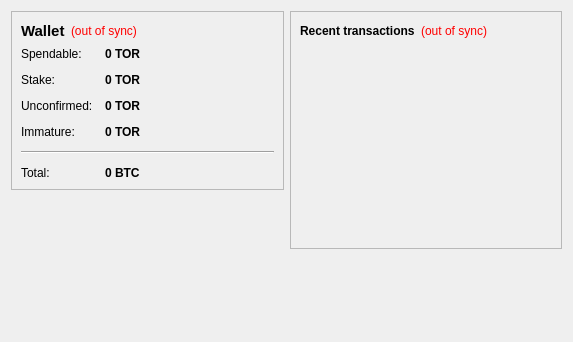
<?xml version="1.0" encoding="UTF-8"?>
<ui version="4.0">
 <class>OverviewPage</class>
 <widget class="QWidget" name="OverviewPage">
  <property name="geometry">
   <rect>
    <x>0</x>
    <y>0</y>
    <width>573</width>
    <height>342</height>
   </rect>
  </property>
  <property name="windowTitle">
   <string>Form</string>
  </property>
  <layout class="QHBoxLayout" name="horizontalLayout" stretch="1,1">
   <item>
    <layout class="QVBoxLayout" name="verticalLayout_2">
     <item>
      <widget class="QFrame" name="frame">
       <property name="frameShape">
        <enum>QFrame::StyledPanel</enum>
       </property>
       <property name="frameShadow">
        <enum>QFrame::Raised</enum>
       </property>
       <layout class="QVBoxLayout" name="verticalLayout_4">
        <item>
         <layout class="QHBoxLayout" name="horizontalLayout_4">
          <item>
           <widget class="QLabel" name="label_5">
            <property name="font">
             <font>
              <pointsize>11</pointsize>
              <weight>75</weight>
              <bold>true</bold>
             </font>
            </property>
            <property name="text">
             <string>Wallet</string>
            </property>
           </widget>
          </item>
          <item>
           <widget class="QLabel" name="labelWalletStatus">
            <property name="toolTip">
             <string>The displayed information may be out of date. Your wallet automatically synchronizes with the torcoin network after a connection is established, but this process has not completed yet.</string>
            </property>
            <property name="styleSheet">
             <string notr="true">QLabel { color: red; }</string>
            </property>
            <property name="text">
             <string notr="true">(out of sync)</string>
            </property>
            <property name="alignment">
             <set>Qt::AlignLeading|Qt::AlignLeft|Qt::AlignVCenter</set>
            </property>
           </widget>
          </item>
          <item>
           <spacer name="horizontalSpacer_2">
            <property name="orientation">
             <enum>Qt::Horizontal</enum>
            </property>
            <property name="sizeHint" stdset="0">
             <size>
              <width>40</width>
              <height>20</height>
             </size>
            </property>
           </spacer>
          </item>
         </layout>
        </item>
        <item>
         <layout class="QFormLayout" name="formLayout_2">
          <property name="fieldGrowthPolicy">
           <enum>QFormLayout::AllNonFixedFieldsGrow</enum>
          </property>
          <property name="horizontalSpacing">
           <number>12</number>
          </property>
          <property name="verticalSpacing">
           <number>12</number>
          </property>
          <item row="0" column="0">
           <widget class="QLabel" name="label">
            <property name="text">
             <string>Spendable:</string>
            </property>
           </widget>
          </item>
          <item row="0" column="1">
           <widget class="QLabel" name="labelBalance">
            <property name="font">
             <font>
              <weight>75</weight>
              <bold>true</bold>
             </font>
            </property>
            <property name="cursor">
             <cursorShape>IBeamCursor</cursorShape>
            </property>
            <property name="toolTip">
             <string>Your current spendable balance</string>
            </property>
            <property name="text">
             <string notr="true">0 TOR</string>
            </property>
            <property name="textInteractionFlags">
             <set>Qt::LinksAccessibleByMouse|Qt::TextSelectableByKeyboard|Qt::TextSelectableByMouse</set>
            </property>
           </widget>
          </item>
          <item row="1" column="0">
           <widget class="QLabel" name="label_6">
            <property name="text">
             <string>Stake:</string>
            </property>
           </widget>
          </item>
          <item row="1" column="1">
           <widget class="QLabel" name="labelStake">
            <property name="font">
             <font>
              <weight>75</weight>
              <bold>true</bold>
             </font>
            </property>
            <property name="cursor">
             <cursorShape>IBeamCursor</cursorShape>
            </property>
            <property name="toolTip">
             <string>Total of coins that was staked, and do not yet count toward the current balance</string>
            </property>
            <property name="text">
             <string notr="true">0 TOR</string>
            </property>
            <property name="textInteractionFlags">
             <set>Qt::LinksAccessibleByMouse|Qt::TextSelectableByKeyboard|Qt::TextSelectableByMouse</set>
            </property>
           </widget>
          </item>
          <item row="2" column="0">
           <widget class="QLabel" name="label_3">
            <property name="text">
             <string>Unconfirmed:</string>
            </property>
           </widget>
          </item>
          <item row="2" column="1">
           <widget class="QLabel" name="labelUnconfirmed">
            <property name="font">
             <font>
              <weight>75</weight>
              <bold>true</bold>
             </font>
            </property>
            <property name="cursor">
             <cursorShape>IBeamCursor</cursorShape>
            </property>
            <property name="toolTip">
             <string>Total of transactions that have yet to be confirmed, and do not yet count toward the current balance</string>
            </property>
            <property name="text">
             <string notr="true">0 TOR</string>
            </property>
            <property name="textInteractionFlags">
             <set>Qt::LinksAccessibleByMouse|Qt::TextSelectableByKeyboard|Qt::TextSelectableByMouse</set>
            </property>
           </widget>
          </item>
          <item row="3" column="0">
           <widget class="QLabel" name="labelImmatureText">
            <property name="text">
             <string>Immature:</string>
            </property>
           </widget>
          </item>
          <item row="3" column="1">
           <widget class="QLabel" name="labelImmature">
            <property name="font">
             <font>
              <weight>75</weight>
              <bold>true</bold>
             </font>
            </property>
            <property name="toolTip">
             <string>Mined balance that has not yet matured</string>
            </property>
            <property name="text">
             <string notr="true">0 TOR</string>
            </property>
            <property name="textInteractionFlags">
             <set>Qt::LinksAccessibleByMouse|Qt::TextSelectableByKeyboard|Qt::TextSelectableByMouse</set>
            </property>
           </widget>
          </item>
          <item row="4" column="0" colspan="2">
           <widget class="Line" name="line">
            <property name="orientation">
             <enum>Qt::Horizontal</enum>
            </property>
           </widget>
          </item>
          <item row="5" column="0">
           <widget class="QLabel" name="labelTotalText">
            <property name="text">
             <string>Total:</string>
            </property>
           </widget>
          </item>
          <item row="5" column="1">
           <widget class="QLabel" name="labelTotal">
            <property name="font">
             <font>
              <weight>75</weight>
              <bold>true</bold>
             </font>
            </property>
            <property name="cursor">
             <cursorShape>IBeamCursor</cursorShape>
            </property>
            <property name="toolTip">
             <string>Your current total balance</string>
            </property>
            <property name="text">
             <string notr="true">0 BTC</string>
            </property>
            <property name="textInteractionFlags">
             <set>Qt::LinksAccessibleByMouse|Qt::TextSelectableByKeyboard|Qt::TextSelectableByMouse</set>
            </property>
           </widget>
          </item>
         </layout>
        </item>
       </layout>
      </widget>
     </item>
     <item>
      <spacer name="verticalSpacer">
       <property name="orientation">
        <enum>Qt::Vertical</enum>
       </property>
       <property name="sizeHint" stdset="0">
        <size>
         <width>20</width>
         <height>40</height>
        </size>
       </property>
      </spacer>
       　　
     </item>
     　　        <item>
       　　         <widget class="QLabel" name="label_wallet_bgcoin">
         　　          <property name="text">
           　　           <string/>
           　　
         </property>
         　　          <property name="pixmap">
           　　           <pixmap resource="../bitcoin.qrc">:/images/wallet_bgcoin</pixmap>
           　　
         </property>
         　　          <property name="scaledContents">
           　　           <bool>false</bool>
           　　
         </property>
         　　          <property name="alignment">
           　　           <set>Qt::AlignCenter</set>
           　　
         </property>
         　　          <property name="margin">
           　　           <number>-2</number>
           　　
         </property>
         　　
       </widget>
       　　
     </item>
     　　        <item>
       　　         <widget class="QLabel" name="label_6">
         　　          <property name="text">
           　　           <string/>
           　　
         </property>
         　　
       </widget>
       　　
     </item>
    </layout>
   </item>
   <item>
    <layout class="QVBoxLayout" name="verticalLayout_3">
     <item>
      <widget class="QFrame" name="frame_2">
       <property name="frameShape">
        <enum>QFrame::StyledPanel</enum>
       </property>
       <property name="frameShadow">
        <enum>QFrame::Raised</enum>
       </property>
       <layout class="QVBoxLayout" name="verticalLayout">
        <item>
         <layout class="QHBoxLayout" name="horizontalLayout_2">
          <item>
           <widget class="QLabel" name="label_4">
            <property name="text">
             <string>&lt;b&gt;Recent transactions&lt;/b&gt;</string>
            </property>
           </widget>
          </item>
          <item>
           <widget class="QLabel" name="labelTransactionsStatus">
            <property name="toolTip">
             <string>The displayed information may be out of date. Your wallet automatically synchronizes with the torcoin network after a connection is established, but this process has not completed yet.</string>
            </property>
            <property name="styleSheet">
             <string notr="true">QLabel { color: red; }</string>
            </property>
            <property name="text">
             <string notr="true">(out of sync)</string>
            </property>
            <property name="alignment">
             <set>Qt::AlignRight|Qt::AlignTrailing|Qt::AlignVCenter</set>
            </property>
           </widget>
          </item>
          <item>
           <spacer name="horizontalSpacer">
            <property name="orientation">
             <enum>Qt::Horizontal</enum>
            </property>
            <property name="sizeHint" stdset="0">
             <size>
              <width>40</width>
              <height>20</height>
             </size>
            </property>
           </spacer>
          </item>
         </layout>
        </item>
        <item>
         <widget class="QListView" name="listTransactions">
          <property name="styleSheet">
           <string notr="true">QListView { background: transparent; }</string>
          </property>
          <property name="frameShape">
           <enum>QFrame::NoFrame</enum>
          </property>
          <property name="verticalScrollBarPolicy">
           <enum>Qt::ScrollBarAlwaysOff</enum>
          </property>
          <property name="horizontalScrollBarPolicy">
           <enum>Qt::ScrollBarAlwaysOff</enum>
          </property>
          <property name="selectionMode">
           <enum>QAbstractItemView::NoSelection</enum>
          </property>
         </widget>
        </item>
       </layout>
      </widget>
     </item>
     <item>
      <spacer name="verticalSpacer_2">
       <property name="orientation">
        <enum>Qt::Vertical</enum>
       </property>
       <property name="sizeHint" stdset="0">
        <size>
         <width>20</width>
         <height>40</height>
        </size>
       </property>
      </spacer>
     </item>
    </layout>
   </item>
  </layout>
 </widget>
 <resources/>
 <connections/>
</ui>
